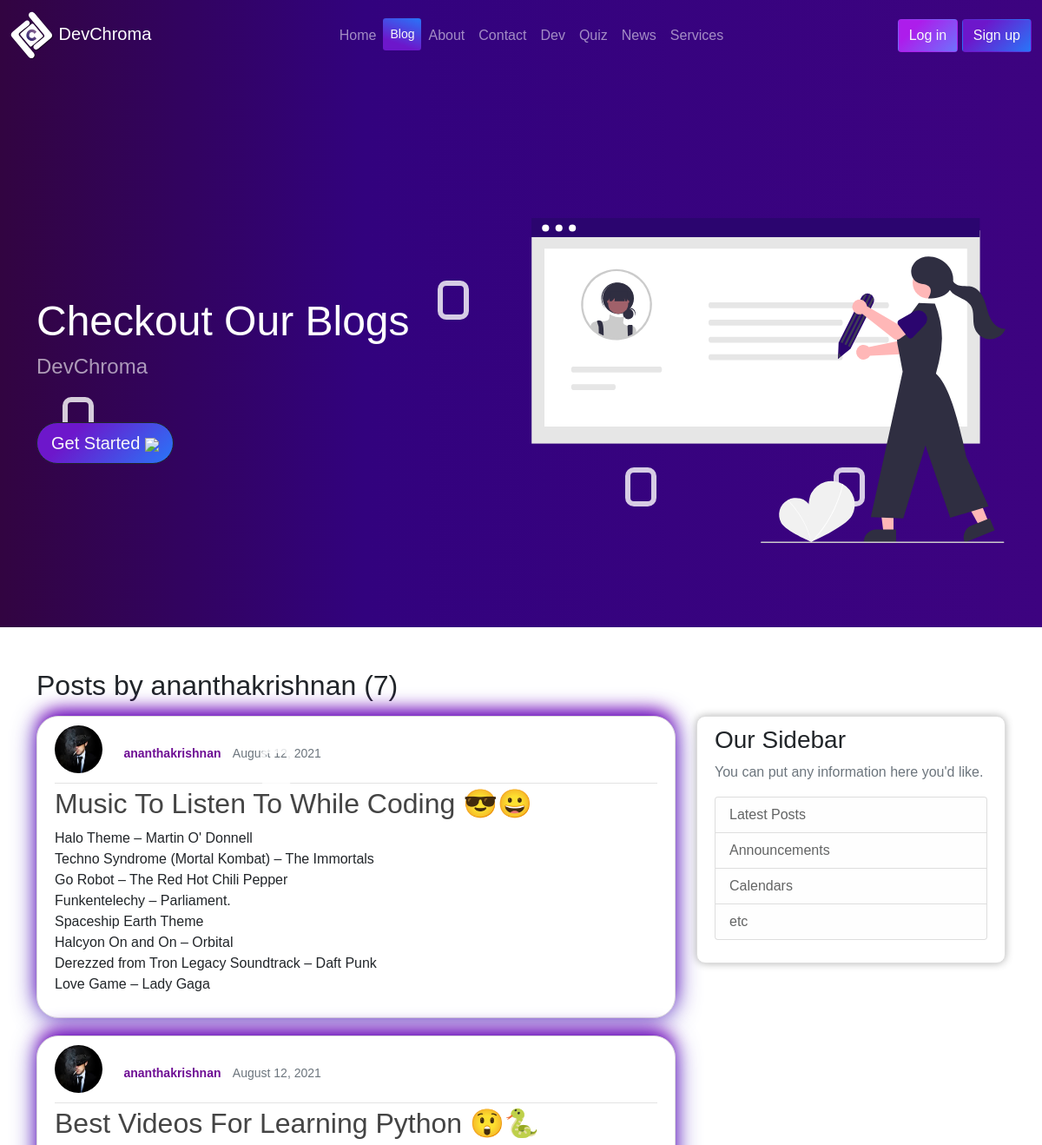
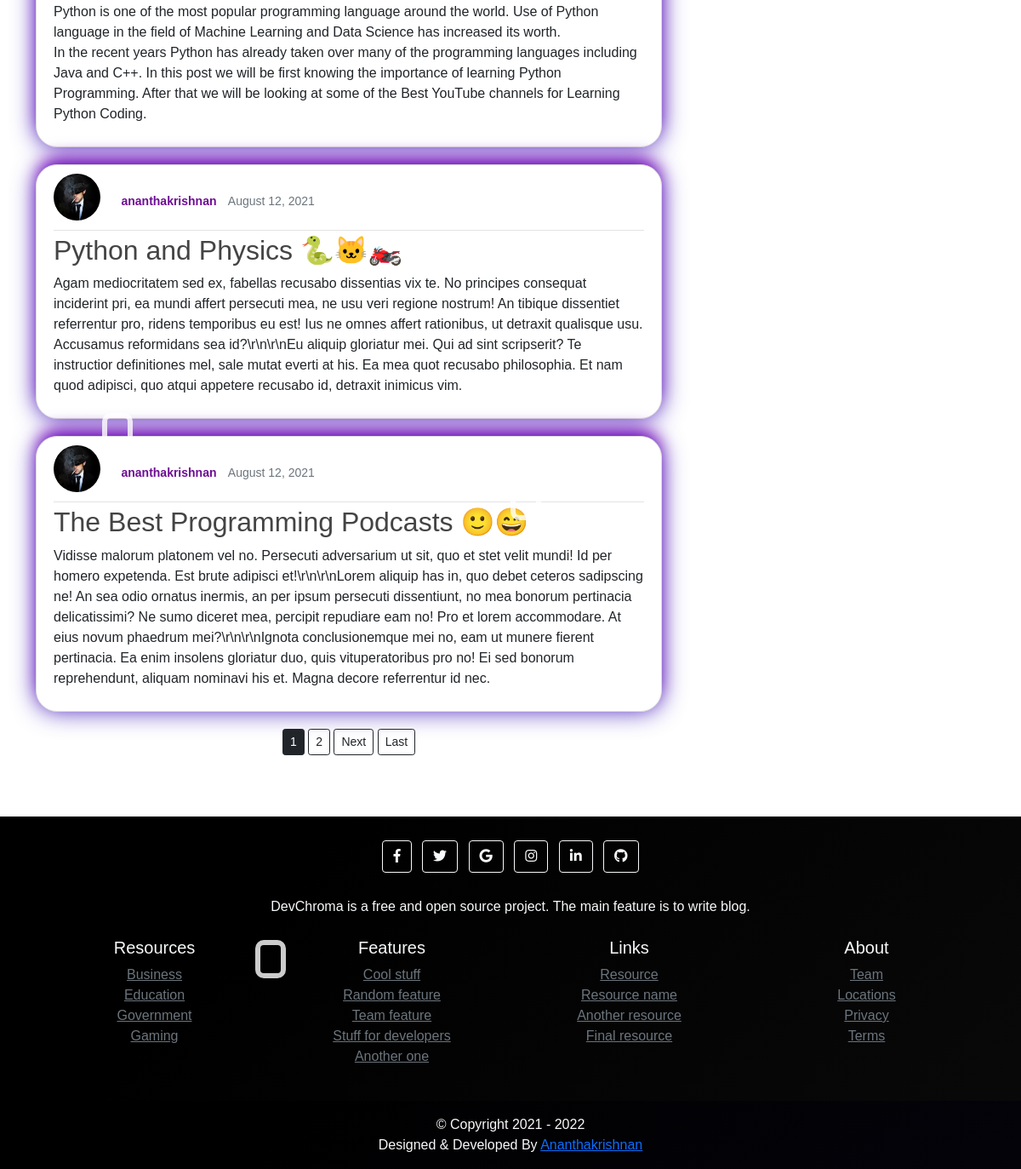
Page /blog/user/ananthakrishnan on the committed database (2 pictures, top to bottom).
### blog/models.py (models this page shows, shortened)
class Post(models.Model):
    title = models.CharField(max_length=100)
    content = models.TextField()
    date_posted = models.DateTimeField(default=timezone.now)
    author = models.ForeignKey(User , on_delete=models.CASCADE)

### app/models.py (models this page shows, shortened)
class Profile(models.Model):
    user = models.OneToOneField(User, on_delete=models.CASCADE)
    image = models.ImageField(default='default.jpg' , upload_to='profile_pics')

### blog/views.py (the view)
# urls.py: path('user/<str:username>', UserPostListView.as_view(), name='user-posts'),
class UserPostListView(ListView):
    model = Post
    template_name = 'blog/user_posts.html' # <app>/<model>_<viewtype>.html
    context_object_name = 'posts'
    paginate_by = 4
    def get_queryset(self):
        user = get_object_or_404(User, username=self.kwargs.get('username'))
        return Post.objects.filter(author=user).order_by('-date_posted')

### templates/blog/user_posts.html (shortened to what this page needs)
{% extends 'base.html' %}
{% load static %}
{% block blog %}
active   text-light  btn-sm "  style="background-color: #2876f9;
          background-image: linear-gradient(200deg, #2876f9 0%, #6d17cb 74%);"
{% endblock blog %}
{% block intro %}
Checkout Our Blogs
{% endblock intro %}
{% block href %}
href="/about"
{% endblock href %}
{% block intro-image %}
<img src="{% static 'images/wall.svg' %}"  class="img-fluid animated" alt="hero-img1">
{% endblock intro-image %}
{% block body %}
<br><br>
<main role="main" class="container">
<h2 class="mb-3 ">Posts by {{ view.kwargs.username }} ({{ page_obj.paginator.count }})</h2>
  <div class="row">
    <div class="col-md-8">
      {% for post in posts %}
       <article class="media content-section1">
                <div class="media-body">
                  <div class="article-metadata">
                   <img class="rounded-circle article-img" src="{{ post.author.profile.image.url }}">
                    <a class="text1" href="{% url 'user-posts' post.author.username %}">{{ post.author }}</a> &nbsp;
                    <small class="text-muted">{{ post.date_posted|date:"F d, Y" }}</small>
                  </div>
                  <h2><a class="article-title" href=" {% url 'post-detail' post.id %} ">{{ post.title }}</a></h2>
                  <p class="article-content">{{ post.content }}</p>
                </div>
        </article>
      {% endfor %}
      <center>
       {% if is_paginated %}
      {% for num in page_obj.paginator.page_range %}
        {% if page_obj.number == num %}
          <a class="btn btn-dark mb-4 btn-sm" href="?page={{ num }}">{{ num }}</a>
        {% elif num > page_obj.number|add:'-3' and num < page_obj.number|add:'3' %}
          <a class="btn btn-outline-dark mb-4 btn-sm" href="?page={{ num }}">{{ num }}</a>
        {% endif %}
      {% endfor %}
      {% if page_obj.has_next %}
        <a class="btn btn-outline-dark mb-4 btn-sm" href="?page={{ page_obj.next_page_number }}">Next</a>
        <a class="btn btn-outline-dark mb-4 btn-sm" href="?page={{ page_obj.paginator.num_pages }}">Last</a>
      {% endif %}
    {% endif %}
    </center>
    </div>
    <div class="col-md-4">
      <div class="content-section">
        <h3>Our Sidebar</h3>
        <p class='text-muted'>You can put any information here you'd like.
          <ul class="list-group">
            <li class="list-group-item list-group-item-light">Latest Posts</li>
            <li class="list-group-item list-group-item-light">Announcements</li>
            <li class="list-group-item list-group-item-light">Calendars</li>
            <li class="list-group-item list-group-item-light">etc</li>
          </ul>
        </p>
      </div>
    </div>
  </div>
</main>
  <br><br>
{% endblock body %}

### static/assets/css/style.css (style rules this page uses)
.content-section { background: #ffffff; padding: 10px 20px; border: 1px solid #dddddd; border-radius: 3px; margin-bottom: 20px; border-radius: 10px; box-shadow: 0px 0px 10px rgba(0, 0, 0,0.2); }
.content-section1 { background: #ffffff; padding: 10px 20px; border: 1px solid #dddddd; border-radius: 3px; margin-bottom: 20px; border-radius: 10px; box-shadow: 0px 0px 28px rgba(120, 19, 187, 0.8), 0 -10px 20px -5px #9725f5; }
.article-title { color: #444444; text-decoration: none; }
.article-content { white-space: pre-line; }
.article-img { height: 65px; width: 65px; margin-right: 16px; }
.article-metadata { padding-bottom: 1px; margin-bottom: 4px; border-bottom: 1px solid #e3e3e3; text-decoration: none; }
.article-metadata .text1 { color: rgb(110, 13, 148); text-decoration: none; font-size: 13px; font-weight: bold; }

### rows in the picture
Post: author.profile.image (picture), author "ananthakrishnan", date_posted "August 12, 2021", title "Music To Listen To While Coding 😎😀", content "Halo Theme – Martin O' Donnell Techno Syndrome (Mortal Kombat) – The Immortals Go Robot – The Red Hot Chili Pepper Funkentelechy – Parliament. Spaceship Earth Theme Halcyon On and On – Orbital Derezzed from Tron Legacy Soundtrack – Daft Punk Love Game – Lady Gaga"
Post: author.profile.image (picture), author "ananthakrishnan", date_posted "August 12, 2021", title "Best Videos For Learning Python 😲🐍", content "Python is one of the most popular programming language around the world. Use of Python language in the field of Machine Learning and Data Science has increased its worth. In the recent years Python has already taken over many of the programming languages including Java and C++. In this post we will be first knowing the importance of learning Python Programming. After that we will be looking at some of the Best YouTube channels for Learning Python Coding."
Post: author.profile.image (picture), author "ananthakrishnan", date_posted "August 12, 2021", title "Python and Physics 🐍🐱‍🏍", content "Agam mediocritatem sed ex, fabellas recusabo dissentias vix te. No principes consequat inciderint pri, ea mundi affert persecuti mea, ne usu veri regione nostrum! An tibique dissentiet referrentur pro, ridens temporibus eu est! Ius ne omnes affert rationibus, ut detraxit qualisque usu. Accusamus reformidans sea id?\\r\\n\\r\\nEu aliquip gloriatur mei. Qui ad sint scripserit? Te instructior definitiones mel, sale mutat everti at his. Ea mea quot recusabo philosophia. Et nam quod adipisci, quo atqui appetere recusabo id, detraxit inimicus vim."
Post: author.profile.image (picture), author "ananthakrishnan", date_posted "August 12, 2021", title "The Best Programming Podcasts 🙂😄", content "Vidisse malorum platonem vel no. Persecuti adversarium ut sit, quo et stet velit mundi! Id per homero expetenda. Est brute adipisci et!\\r\\n\\r\\nLorem aliquip has in, quo debet ceteros sadipscing ne! An sea odio ornatus inermis, an per ipsum persecuti dissentiunt, no mea bonorum pertinacia delicatissimi? Ne sumo diceret mea, percipit repudiare eam no! Pro et lorem accommodare. At eius novum phaedrum mei?\\r\\n\\r\\nIgnota conclusionemque mei no, eam ut munere fierent pertinacia. Ea enim insolens gloriatur duo, quis vituperatoribus pro no! Ei sed bonorum reprehendunt, aliquam nominavi his et. Magna decore referrentur id nec."

### other values in the picture
{{ view.kwargs.username }} "ananthakrishnan"
{{ page_obj.paginator.count }} "7"
{{ num }} "1"
{{ num }} "2"
